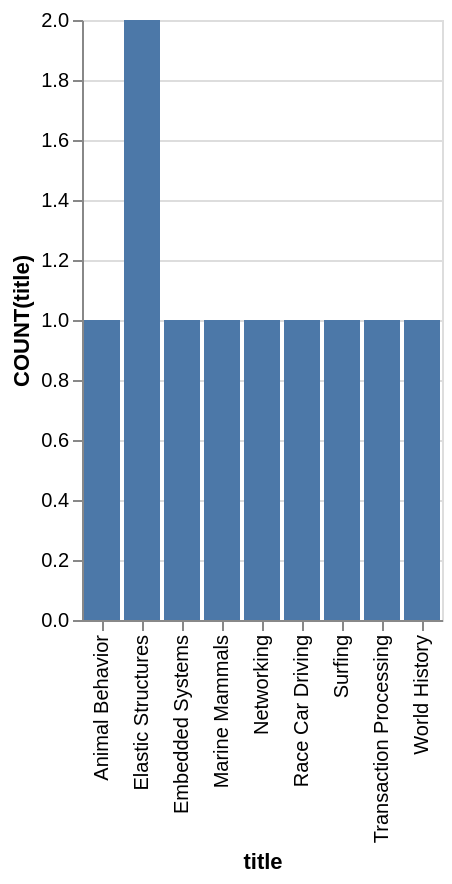

The specification (Vega-Lite) saved for this image:
### Vega-Lite specification from a JSON file in a GitHub repository (floating-point values rounded to 4 significant figures)
{"data": {"values": [{"x_data": "Animal Behavior", "y_data": 1}, {"x_data": "Elastic Structures", "y_data": 2}, {"x_data": "Embedded Systems", "y_data": 1}, {"x_data": "Marine Mammals", "y_data": 1}, {"x_data": "Networking", "y_data": 1}, {"x_data": "Race Car Driving", "y_data": 1}, {"x_data": "Surfing", "y_data": 1}, {"x_data": "Transaction Processing", "y_data": 1}, {"x_data": "World History", "y_data": 1}]}, "mark": "bar", "encoding": {"x": {"field": "x_data", "type": "nominal", "title": "title", "sort": "ascending"}, "y": {"field": "y_data", "type": "quantitative", "title": "COUNT(title)"}}}
